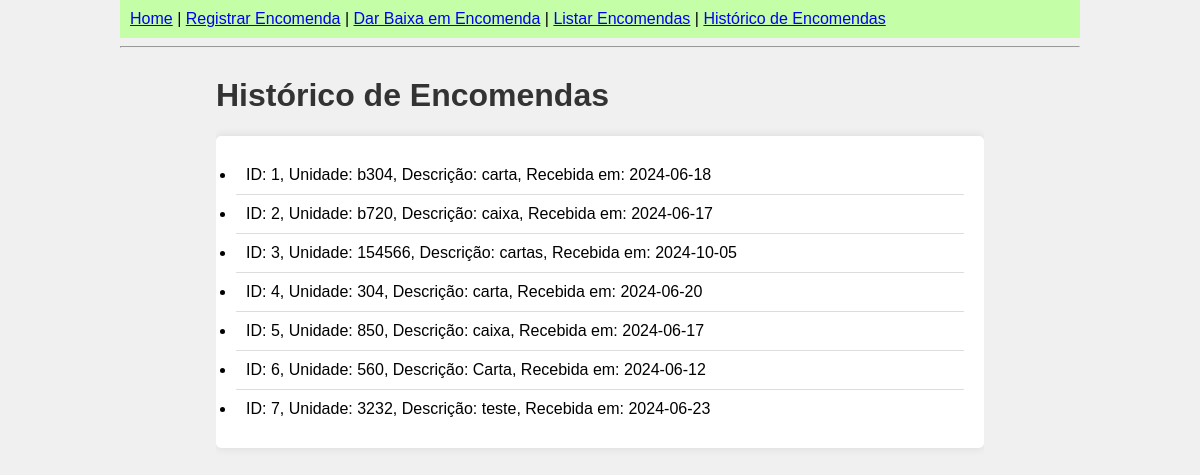
Screenshot of /listar_baixadas with the database file from the repository.
### tables this page shows
CREATE TABLE encomendas (
            id INTEGER PRIMARY KEY AUTOINCREMENT,
            unidade TEXT NOT NULL,
            descricao TEXT NOT NULL,
            porteiro TEXT NOT NULL,
            data_recebimento TEXT NOT NULL,
            data_entrega TEXT
        );

### app.py (the view)
@app.route('/listar_baixadas')
def listar_baixadas():
    encomendas_baixadas = Encomenda.listar_encomendas_entregues()
    return render_template('listar_baixadas.html', encomendas=encomendas_baixadas)

### database.py (called while the page is built)
def conectar():
    conn = sqlite3.connect('encomendas.db')
    return conn

### models.py (called while the page is built)
    @staticmethod
    def listar_encomendas_entregues():
        conn = conectar()
        cursor = conn.cursor()
        cursor.execute('SELECT * FROM encomendas WHERE data_entrega IS NOT NULL')
        encomendas = cursor.fetchall()
        conn.close()
        return encomendas

### templates/listar_baixadas.html
{% extends "base.html" %}
{% block content %}
<h1>Histórico de Encomendas</h1>
<ul>
    {% for encomenda in encomendas %}
        <li>ID: {{ encomenda[0] }}, Unidade: {{ encomenda[1] }}, Descrição: {{ encomenda[2] }}, Recebida em: {{ encomenda[4] }}</li>
    {% endfor %}
</ul>
{% endblock %}

### templates/base.html (shortened to what this page needs)
<!DOCTYPE html>
<html lang="en">
    <head>
        <link rel="stylesheet" href="{{ url_for('static', filename='styles.css') }}">
    </head>
<body class="container">
    <nav>
        <a href="{{ url_for('index') }}">Home</a> |
        <a href="{{ url_for('registrar') }}">Registrar Encomenda</a> |
        <a href="{{ url_for('dar_baixa') }}">Dar Baixa em Encomenda</a> |
        <a href="{{ url_for('listar') }}">Listar Encomendas</a> |
        <a href="{{ url_for('listar_baixadas') }}">Histórico de Encomendas</a>
    </nav>
    <hr>
    <div class="container">
        {% block content %}
        {% endblock %}
    </div>
</body>
</html>

### static/styles.css (style rules this page uses)
body { font-family: Arial, sans-serif; background-color: #f0f0f0; margin: 0; padding: 0; }
nav { background-color: hsl(101, 100%, 83%); padding: 10px; }
.container { width: 80%; margin: auto; overflow: hidden; }
h1 { color: #333; }
ul { background: #fff; padding: 20px; border-radius: 5px; box-shadow: 0 0 10px rgba(0, 0, 0, 0.1); }
ul li { padding: 10px; border-bottom: 1px solid #ddd; }
ul li:last-child { border-bottom: none; }

### rows the page displays
encomendas: id "1", unidade "b304", descricao "carta", data_recebimento "2024-06-18"
encomendas: id "2", unidade "b720", descricao "caixa", data_recebimento "2024-06-17"
encomendas: id "3", unidade "154566", descricao "cartas", data_recebimento "2024-10-05"
encomendas: id "4", unidade "304", descricao "carta", data_recebimento "2024-06-20"
encomendas: id "5", unidade "850", descricao "caixa", data_recebimento "2024-06-17"
encomendas: id "6", unidade "560", descricao "Carta", data_recebimento "2024-06-12"
encomendas: id "7", unidade "3232", descricao "teste", data_recebimento "2024-06-23"
